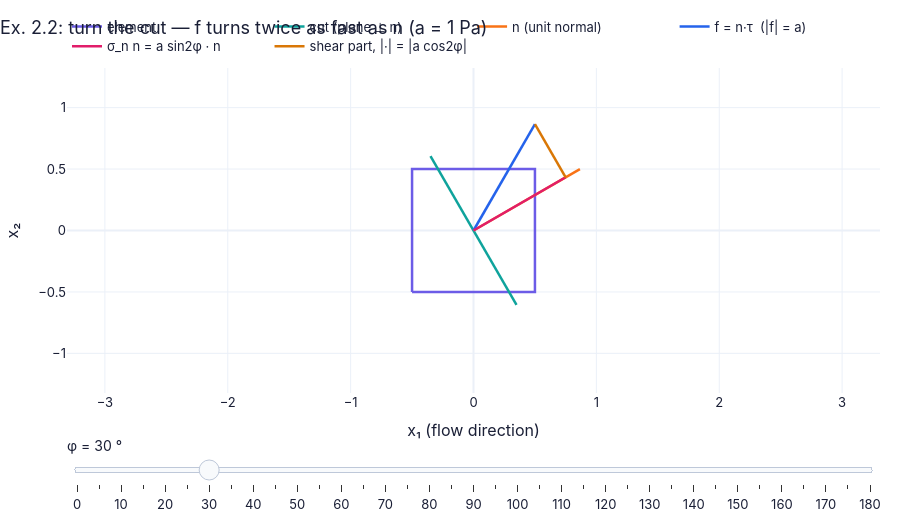

The notebook cell saved with this chart:
### Markdown cell above
🔁 *Reminders (Ch. 1 primers P17, P06):* `slider_figure(fn, name, values)` precomputes `fn(value) → {trace: (x, y)}` for
every slider position so the plotly figure keeps working on the published page; `np.linspace(a, b, n)` gives n evenly
spaced values.

### Code cell
from fluidpy.core.interact import slider_figure                          # precomputed-slider plotly figures (Ch. 1 P17)
sq = np.array([[-1, 1, 1, -1, -1], [-1, -1, 1, 1, -1]]) * 0.5             # the square element's outline (drawing units)
def cut(phi_deg):                                                        # one slider position: the cut with normal at φ
    d = ch02.traction_2d(tau2, np.deg2rad(phi_deg))                      # (2.15) + the split: n, f, σ_n, τ_s for a = +1 Pa
    n_, f_ = d["n"], d["f"]                                              # unit normal and traction [Pa]
    sn = d["sigma_n"] * n_                                               # the normal part σ_n n (blue)
    return {"element": (sq[0], sq[1]),                                   # the square (fixed)
            "cut (plane ⊥ n)": (np.array([-n_[1], n_[1]]) * 0.7, np.array([n_[0], -n_[0]]) * 0.7),   # the cut line through the centre
            "n (unit normal)": ([0, n_[0]], [0, n_[1]]),                 # n
            "f = n·τ  (|f| = a)": ([0, f_[0]], [0, f_[1]]),              # the traction
            "σ_n n = a sin2φ · n": ([0, sn[0]], [0, sn[1]]),             # normal part
            "shear part, |·| = |a cos2φ|": ([sn[0], f_[0]], [sn[1], f_[1]])}   # from the tip of σ_n n to the tip of f
phis = np.linspace(0, 180, 37 if not FAST else 25)                       # 37 slider positions (FAST: 25)
fig = slider_figure(cut, "φ", phis, unit="°", xlabel="x₁ (flow direction)", ylabel="x₂",
                    title="Ex. 2.2: turn the cut — f turns twice as fast as n (a = 1 Pa)",
                    xrange=[-1.3, 1.3], yrange=[-1.3, 1.3], height=520, active=6)   # start at φ = 30°
fig.update_yaxes(scaleanchor="x", scaleratio=1)                          # equal axes so right angles look right
fig.show()                                                               # drag φ
